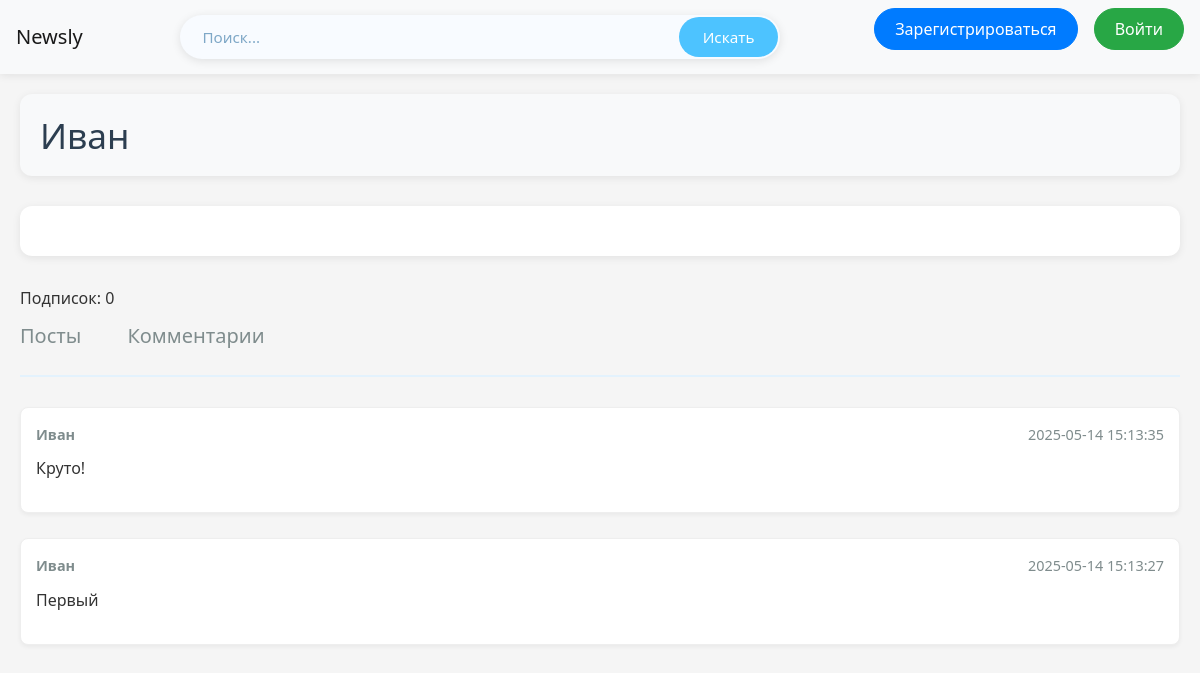
/user_profile/2/comments, run on the app's committed database.
### data/users.py (models this page shows, shortened)
class User(SqlAlchemyBase, UserMixin):
    __tablename__ = 'users'
    id = sqlalchemy.Column(sqlalchemy.Integer,
                           primary_key=True, autoincrement=True)
    name = sqlalchemy.Column(sqlalchemy.String, nullable=True)
    about = sqlalchemy.Column(sqlalchemy.String, nullable=True)
    email = sqlalchemy.Column(sqlalchemy.String,
                              index=True, unique=True, nullable=True)
    hashed_password = sqlalchemy.Column(sqlalchemy.String, nullable=True)
    created_date = sqlalchemy.Column(sqlalchemy.DateTime,
                                     default=datetime.datetime.now)
    liked = orm.relationship('Like', foreign_keys='Like.user_id', backref='user', lazy='dynamic')
    followed = orm.relationship(
        'User',
        secondary=subscriptions,
        primaryjoin=(subscriptions.c.follower_id == id),
        secondaryjoin=(subscriptions.c.followed_id == id),
        backref=orm.backref('followers', lazy='dynamic'),
        lazy='dynamic'
    )

### data/comment.py (models this page shows)
class Comment(SqlAlchemyBase):
    __tablename__ = 'messages'
    id = sqlalchemy.Column(sqlalchemy.Integer,
                           primary_key=True, autoincrement=True)
    text = sqlalchemy.Column(sqlalchemy.String, nullable=True)
    timestamp = sqlalchemy.Column(sqlalchemy.DateTime,
                                     default=datetime.datetime.now)
    user_id = sqlalchemy.Column(sqlalchemy.Integer,
                                sqlalchemy.ForeignKey("users.id"))
    news_id = sqlalchemy.Column(sqlalchemy.Integer,
                               sqlalchemy.ForeignKey("news.id"))
    user = orm.relationship('User')
    new = orm.relationship('News')

### server.py (the view)
@app.route('/user_profile/<int:id>/comments')
def user_profile_comments(id):
    db_sess = db_session.create_session()
    user = db_sess.query(User).get(id)
    db = get_db()
    messages = db.execute("""
        SELECT m.id, m.text, m.timestamp, m.reply_to, m.user_id,
               u.name,
               (SELECT r.reaction_type FROM reactions r WHERE r.message_id = m.id AND r.user_id = ?) as user_reaction
        FROM messages m
        JOIN users u ON m.user_id = u.id
        WHERE m.user_id = ?
        ORDER BY m.timestamp DESC
    """, (id, id)).fetchall()
    return render_template('user_comments.html', user=user, comments=messages)

### data/db_session.py (called while the page is built)
def create_session() -> Session:
    global __factory
    return __factory()

### server.py (called while the page is built)
def get_db():
    db = sqlite3.connect(DATABASE)
    db.row_factory = sqlite3.Row
    return db

### templates/user_comments.html (shortened to what this page needs)
{% extends "base.html" %}
{% block content %}
<div class="user-head">
    <h1>{{ user.name }}</h1>
</div>
<div class="info-card">
</div>
Подписок: {{  user.followers.count() }}
<div class="subsite-tabs">
    <a class="navbar-brand" href="/user_profile/{{ user.id }}">Посты</a>
    <a class="navbar-brand" href="/user_profile/{{ user.id }}/comments">Комментарии</a>
</div>
{% for message in comments %}
    <div class="message">
        <div class="message-header">
            <span><strong>{{ message['name'] }}</strong></span>
            <span>{{ message['timestamp'] }}</span>
        </div>
        <div>
            <p>{{ message['text'] }}</p>
        </div>
    </div>
{% endfor %}
{% endblock %}

### static/css/style.css (style rules this page uses)
:root { --primary-color: #4285f4; --secondary-color: #34a853; --accent-color: #ea4335; --light-color: #f8f9fa; --dark-color: #343a40; --gray-color: #6c757d; --light-gray: #e9ecef; --border-radius: 8px; --box-shadow: 0 2px 10px rgba(0, 0, 0, 0.1); --transition: all 0.3s ease; }
* { margin: 0; padding: 0; box-sizing: border-box; }
body { font-family: 'Segoe UI', Tahoma, Geneva, Verdana, sans-serif; line-height: 1.6; color: #333; background-color: #f5f5f5; min-height: 100vh; display: flex; flex-direction: column; }
a { text-decoration: none; color: var(--primary-color); transition: var(--transition); }
h1, h2, h3 { margin-bottom: 20px; color: var(--dark-color); }
h1 { font-size: 2rem; }
.user-head { display: flex; justify-content: space-between; align-items: center; margin-bottom: 20px; }
.info-card { background-color: white; padding: 20px; border-radius: var(--border-radius); box-shadow: var(--box-shadow); margin-bottom: 20px; }
.subsite-tabs { display: flex; gap: 20px; margin-bottom: 20px; padding-bottom: 10px; border-bottom: 1px solid var(--light-gray); }
.subsite-tabs a { padding: 5px 0; position: relative; }
.subsite-tabs a::after { content: ''; position: absolute; bottom: -11px; left: 0; width: 100%; height: 2px; background-color: var(--primary-color); transform: scaleX(0); transition: var(--transition); }
h1 { font-size: 2.5rem; margin-bottom: 1.5rem; color: #2c3e50; }
.message { margin-bottom: 25px; padding: 15px; background-color: #fff; border: 1px solid #eee; border-radius: 8px; box-shadow: 0 2px 4px rgba(0,0,0,0.05); }
.message-header { display: flex; justify-content: space-between; margin-bottom: 10px; color: #7f8c8d; font-size: 0.9em; }
.user-head { display: flex; align-items: center; gap: 20px; margin-bottom: 30px; padding: 20px; background: #f8f9fa; border-radius: 12px; box-shadow: 0 2px 8px rgba(0,0,0,0.08); }
.user-head h1 { margin: 0; font-size: 2.2rem; color: #2c3e50; }
.info-card { padding: 20px; margin-bottom: 30px; background: white; border-radius: 12px; box-shadow: 0 2px 8px rgba(0,0,0,0.08); }
.subsite-tabs { display: flex; gap: 30px; margin-bottom: 30px; padding-bottom: 15px; border-bottom: 2px solid #e3f2fd; }
.subsite-tabs a { text-decoration: none; color: #7f8c8d; padding: 8px 0; position: relative; transition: color 0.3s; }
.subsite-tabs a::after { content: ''; position: absolute; bottom: -15px; left: 0; width: 0; height: 2px; background: #4dc3ff; transition: width 0.3s; }

### data on the page
User: name "Иван"
Comment: name "Иван", timestamp "2025-05-14 15:13:35", text "Круто!"
Comment: name "Иван", timestamp "2025-05-14 15:13:27", text "Первый"

### other printed values
{{ user.followers.count() }} "0"
